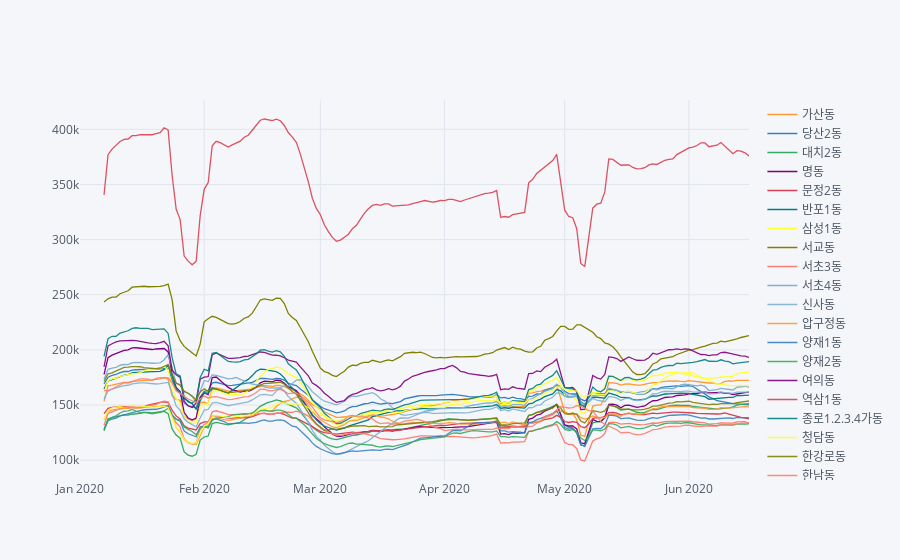

Source (notebook cell):
### Code cell
result.pivot_table(index = pd.to_datetime(result.base_ymd), columns = 'adstrd_nm', values = 'popltn_cascnt')  \
      .rolling(7).mean() \
      .iplot("line")

### Figure 1 — Plotly figure (JSON) as saved in the notebook; plotly's stock layout.template omitted (floating-point values rounded to 4 significant figures; data arrays with more than 128 entries replaced by an {"elided": "..."} marker saying what was removed)
{"data": [{"line": {"color": "rgba(255, 153, 51, 1.0)", "dash": "solid", "shape": "linear", "width": 1.3}, "mode": "lines", "name": "가산동", "text": "", "type": "scatter", "x": {"elided": "168 str values"}, "y": {"elided": "168 mixed values"}}, {"line": {"color": "rgba(55, 128, 191, 1.0)", "dash": "solid", "shape": "linear", "width": 1.3}, "mode": "lines", "name": "당산2동", "text": "", "type": "scatter", "x": {"elided": "168 str values"}, "y": {"elided": "168 mixed values"}}, {"line": {"color": "rgba(50, 171, 96, 1.0)", "dash": "solid", "shape": "linear", "width": 1.3}, "mode": "lines", "name": "대치2동", "text": "", "type": "scatter", "x": {"elided": "168 str values"}, "y": {"elided": "168 mixed values"}}, {"line": {"color": "rgba(128, 0, 128, 1.0)", "dash": "solid", "shape": "linear", "width": 1.3}, "mode": "lines", "name": "명동", "text": "", "type": "scatter", "x": {"elided": "168 str values"}, "y": {"elided": "168 mixed values"}}, {"line": {"color": "rgba(219, 64, 82, 1.0)", "dash": "solid", "shape": "linear", "width": 1.3}, "mode": "lines", "name": "문정2동", "text": "", "type": "scatter", "x": {"elided": "168 str values"}, "y": {"elided": "168 mixed values"}}, {"line": {"color": "rgba(0, 128, 128, 1.0)", "dash": "solid", "shape": "linear", "width": 1.3}, "mode": "lines", "name": "반포1동", "text": "", "type": "scatter", "x": {"elided": "168 str values"}, "y": {"elided": "168 mixed values"}}, {"line": {"color": "rgba(255, 255, 51, 1.0)", "dash": "solid", "shape": "linear", "width": 1.3}, "mode": "lines", "name": "삼성1동", "text": "", "type": "scatter", "x": {"elided": "168 str values"}, "y": {"elided": "168 mixed values"}}, {"line": {"color": "rgba(128, 128, 0, 1.0)", "dash": "solid", "shape": "linear", "width": 1.3}, "mode": "lines", "name": "서교동", "text": "", "type": "scatter", "x": {"elided": "168 str values"}, "y": {"elided": "168 mixed values"}}, {"line": {"color": "rgba(251, 128, 114, 1.0)", "dash": "solid", "shape": "linear", "width": 1.3}, "mode": "lines", "name": "서초3동", "text": "", "type": "scatter", "x": {"elided": "168 str values"}, "y": {"elided": "168 mixed values"}}, {"line": {"color": "rgba(128, 177, 211, 1.0)", "dash": "solid", "shape": "linear", "width": 1.3}, "mode": "lines", "name": "서초4동", "text": "", "type": "scatter", "x": {"elided": "168 str values"}, "y": {"elided": "168 mixed values"}}, {"line": {"color": "rgba(128, 177, 211, 0.8999999999999999)", "dash": "solid", "shape": "linear", "width": 1.3}, "mode": "lines", "name": "신사동", "text": "", "type": "scatter", "x": {"elided": "168 str values"}, "y": {"elided": "168 mixed values"}}, {"line": {"color": "rgba(255, 153, 51, 0.8999999999999999)", "dash": "solid", "shape": "linear", "width": 1.3}, "mode": "lines", "name": "압구정동", "text": "", "type": "scatter", "x": {"elided": "168 str values"}, "y": {"elided": "168 mixed values"}}, {"line": {"color": "rgba(55, 128, 191, 0.8999999999999999)", "dash": "solid", "shape": "linear", "width": 1.3}, "mode": "lines", "name": "양재1동", "text": "", "type": "scatter", "x": {"elided": "168 str values"}, "y": {"elided": "168 mixed values"}}, {"line": {"color": "rgba(50, 171, 96, 0.8999999999999999)", "dash": "solid", "shape": "linear", "width": 1.3}, "mode": "lines", "name": "양재2동", "text": "", "type": "scatter", "x": {"elided": "168 str values"}, "y": {"elided": "168 mixed values"}}, {"line": {"color": "rgba(128, 0, 128, 0.8999999999999999)", "dash": "solid", "shape": "linear", "width": 1.3}, "mode": "lines", "name": "여의동", "text": "", "type": "scatter", "x": {"elided": "168 str values"}, "y": {"elided": "168 mixed values"}}, {"line": {"color": "rgba(219, 64, 82, 0.8999999999999999)", "dash": "solid", "shape": "linear", "width": 1.3}, "mode": "lines", "name": "역삼1동", "text": "", "type": "scatter", "x": {"elided": "168 str values"}, "y": {"elided": "168 mixed values"}}, {"line": {"color": "rgba(0, 128, 128, 0.8999999999999999)", "dash": "solid", "shape": "linear", "width": 1.3}, "mode": "lines", "name": "종로1.2.3.4가동", "text": "", "type": "scatter", "x": {"elided": "168 str values"}, "y": {"elided": "168 mixed values"}}, {"line": {"color": "rgba(255, 255, 51, 0.8999999999999999)", "dash": "solid", "shape": "linear", "width": 1.3}, "mode": "lines", "name": "청담동", "text": "", "type": "scatter", "x": {"elided": "168 str values"}, "y": {"elided": "168 mixed values"}}, {"line": {"color": "rgba(128, 128, 0, 0.8999999999999999)", "dash": "solid", "shape": "linear", "width": 1.3}, "mode": "lines", "name": "한강로동", "text": "", "type": "scatter", "x": {"elided": "168 str values"}, "y": {"elided": "168 mixed values"}}, {"line": {"color": "rgba(251, 128, 114, 0.8999999999999999)", "dash": "solid", "shape": "linear", "width": 1.3}, "mode": "lines", "name": "한남동", "text": "", "type": "scatter", "x": {"elided": "168 str values"}, "y": {"elided": "168 mixed values"}}], "layout": {"legend": {"bgcolor": "#F5F6F9", "font": {"color": "#4D5663"}}, "paper_bgcolor": "#F5F6F9", "plot_bgcolor": "#F5F6F9", "title": {"font": {"color": "#4D5663"}}, "xaxis": {"gridcolor": "#E1E5ED", "showgrid": true, "tickfont": {"color": "#4D5663"}, "title": {"font": {"color": "#4D5663"}, "text": ""}, "zerolinecolor": "#E1E5ED"}, "yaxis": {"gridcolor": "#E1E5ED", "showgrid": true, "tickfont": {"color": "#4D5663"}, "title": {"font": {"color": "#4D5663"}, "text": ""}, "zerolinecolor": "#E1E5ED"}}}
